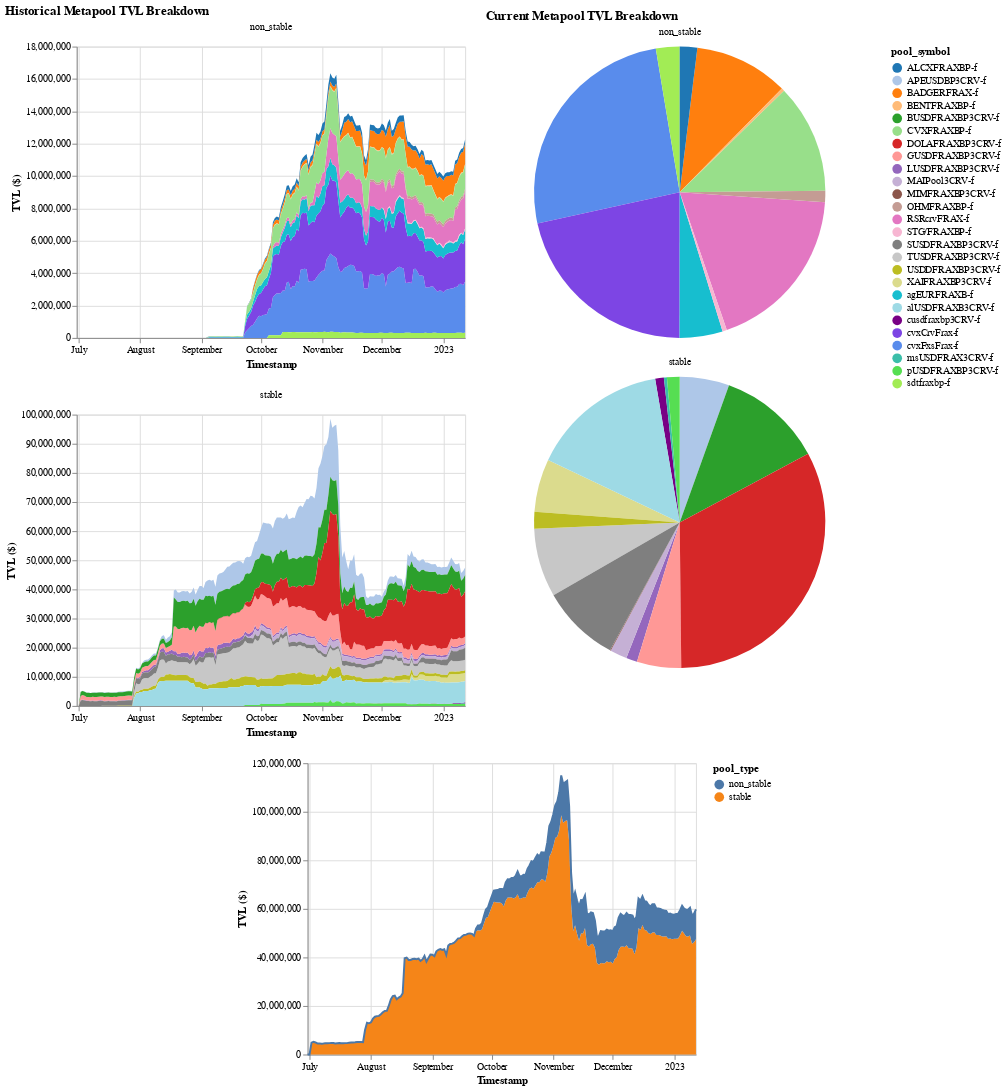

The code cell stored with this chart in its notebook:
### Code cell
mpool_addrs = df_pools.loc[df_pools.pool_fraxbp_metapool == True].pool_address.unique()
df_tvl = (
    # Get share of non crvFRAX in each of the metapools 
    df_reserves.loc[
        df_reserves.pool_address.isin(mpool_addrs) & (df_reserves.pool_coin_address != addresses.token.crvfrax)
    ]
    .merge(df_pools[['pool_address', 'pool_type', 'pool_symbol']], how='left', on='pool_address')
)

x = alt.X("date:T", axis=alt.Axis(title="Timestamp"))
color = alt.Color("pool_symbol:N", scale=alt.Scale(range=colors_28))
facet = alt.Facet('pool_type:N', columns=1, header=alt.Header(title=None, labels=False))

# Charts 
chart_tvl_type_breakdown = (
    alt.Chart(df_tvl)
    .transform_aggregate(groupby=['date', 'pool_type'], tvl_pool_type="sum(reserves_usd)")
    .transform_joinaggregate(groupby=['date'], tvl_total="sum(tvl_pool_type)")
    .encode(
        x=x, 
        tooltip=[
            "date:T", 
            "pool_type:N",
            alt.Tooltip("tvl_pool_type:Q", format="$,d"), 
            alt.Tooltip("tvl_total:Q", format="$,d")
        ]
    )
)
chart_tvl_type_breakdown_area = (
    chart_tvl_type_breakdown
    .mark_area()
    .encode(
        y=alt.Y("tvl_pool_type:Q", axis=alt.Axis(title="TVL ($)")), 
        color="pool_type:N",
    )
)
chart_tvl_type_breakdown_line = (
    chart_tvl_type_breakdown
    .mark_line()
    .encode(y="tvl_total:Q")
)

alt.vconcat(
    alt.hconcat(
        (
            alt.Chart(df_tvl)
            .mark_area()
            .encode(
                x=x,
                y=alt.Y("reserves_usd:Q", axis=alt.Axis(title="TVL ($)")), 
                facet=facet, 
                color=color, 
                tooltip=[
                    "date:T", 
                    "pool_symbol:N", 
                    alt.Tooltip("reserves_usd:Q", format="$,d")
                ]
            )
            .resolve_scale(y="independent").resolve_axis("independent")
            .properties(title="Historical Metapool TVL Breakdown")
        ), 
        (
            alt.Chart(
                df_tvl.loc[df_tvl.date == df_tvl.date.max()]
            )
            .mark_arc()
            .encode(
                theta="reserves_usd:Q", 
                color=color, 
                facet=facet, 
                tooltip=[
                    "pool_symbol:N", 
                    alt.Tooltip("reserves_usd:Q", format="$,d", title="TVL"),
                ] 
            )
            .resolve_scale(theta="independent")
            .properties(title="Current Metapool TVL Breakdown")
        )
    ),
    alt.layer(chart_tvl_type_breakdown_area, chart_tvl_type_breakdown_line), 
    center=True
).resolve_legend(color="independent").resolve_scale(color="independent")

### Figure 1 — Vega-Lite specification as saved in the notebook (floating-point values rounded to 4 significant figures; data arrays with more than 128 entries replaced by an {"elided": "..."} marker saying what was removed)
{"config": {"view": {"continuousWidth": 400, "continuousHeight": 300}}, "vconcat": [{"hconcat": [{"data": {"name": "data-10fa039a795610ed8aec19a02b6467ec"}, "mark": "area", "encoding": {"color": {"field": "pool_symbol", "scale": {"range": ["#1F77B4", "#AEC7E8", "#FF7F0E", "#FFBB78", "#2CA02C", "#98DF8A", "#D62728", "#FF9896", "#9467BD", "#C5B0D5", "#8C564B", "#C49C94", "#E377C2", "#F7B6D2", "#7F7F7F", "#C7C7C7", "#BCBD22", "#DBDB8D", "#17BECF", "#9EDAE5", "#780085", "#7D45E4", "#598CEC", "#3BBEA9", "#56DE52", "#A2EC55", "#DCDD5C", "#F9965B"]}, "type": "nominal"}, "facet": {"columns": 1, "field": "pool_type", "header": {"labels": false, "title": null}, "type": "nominal"}, "tooltip": [{"field": "date", "type": "temporal"}, {"field": "pool_symbol", "type": "nominal"}, {"field": "reserves_usd", "format": "$,d", "type": "quantitative"}], "x": {"axis": {"title": "Timestamp"}, "field": "date", "type": "temporal"}, "y": {"axis": {"title": "TVL ($)"}, "field": "reserves_usd", "type": "quantitative"}}, "resolve": {"axis": {"x": "independent"}, "scale": {"y": "independent"}}, "title": "Historical Metapool TVL Breakdown"}, {"data": {"name": "data-a19e6bcf87256745699567c2fe15cefb"}, "mark": "arc", "encoding": {"color": {"field": "pool_symbol", "scale": {"range": ["#1F77B4", "#AEC7E8", "#FF7F0E", "#FFBB78", "#2CA02C", "#98DF8A", "#D62728", "#FF9896", "#9467BD", "#C5B0D5", "#8C564B", "#C49C94", "#E377C2", "#F7B6D2", "#7F7F7F", "#C7C7C7", "#BCBD22", "#DBDB8D", "#17BECF", "#9EDAE5", "#780085", "#7D45E4", "#598CEC", "#3BBEA9", "#56DE52", "#A2EC55", "#DCDD5C", "#F9965B"]}, "type": "nominal"}, "facet": {"columns": 1, "field": "pool_type", "header": {"labels": false, "title": null}, "type": "nominal"}, "theta": {"field": "reserves_usd", "type": "quantitative"}, "tooltip": [{"field": "pool_symbol", "type": "nominal"}, {"field": "reserves_usd", "format": "$,d", "title": "TVL", "type": "quantitative"}]}, "resolve": {"scale": {"theta": "independent"}}, "title": "Current Metapool TVL Breakdown"}]}, {"layer": [{"mark": "area", "encoding": {"color": {"field": "pool_type", "type": "nominal"}, "tooltip": [{"field": "date", "type": "temporal"}, {"field": "pool_type", "type": "nominal"}, {"field": "tvl_pool_type", "format": "$,d", "type": "quantitative"}, {"field": "tvl_total", "format": "$,d", "type": "quantitative"}], "x": {"axis": {"title": "Timestamp"}, "field": "date", "type": "temporal"}, "y": {"axis": {"title": "TVL ($)"}, "field": "tvl_pool_type", "type": "quantitative"}}, "transform": [{"aggregate": [{"op": "sum", "field": "reserves_usd", "as": "tvl_pool_type"}], "groupby": ["date", "pool_type"]}, {"joinaggregate": [{"op": "sum", "field": "tvl_pool_type", "as": "tvl_total"}], "groupby": ["date"]}]}, {"mark": "line", "encoding": {"tooltip": [{"field": "date", "type": "temporal"}, {"field": "pool_type", "type": "nominal"}, {"field": "tvl_pool_type", "format": "$,d", "type": "quantitative"}, {"field": "tvl_total", "format": "$,d", "type": "quantitative"}], "x": {"axis": {"title": "Timestamp"}, "field": "date", "type": "temporal"}, "y": {"field": "tvl_total", "type": "quantitative"}}, "transform": [{"aggregate": [{"op": "sum", "field": "reserves_usd", "as": "tvl_pool_type"}], "groupby": ["date", "pool_type"]}, {"joinaggregate": [{"op": "sum", "field": "tvl_pool_type", "as": "tvl_total"}], "groupby": ["date"]}]}], "data": {"name": "data-10fa039a795610ed8aec19a02b6467ec"}}], "center": true, "resolve": {"legend": {"color": "independent"}, "scale": {"color": "independent"}}, "$schema": "https://vega.github.io/schema/vega-lite/v4.17.0.json", "datasets": {"data-10fa039a795610ed8aec19a02b6467ec": {"elided": "3473 records"}, "data-a19e6bcf87256745699567c2fe15cefb": [{"date": "2023-01-12T00:00:00", "pool_address": "0x04b727c7e246ca70d496ecf52e6b6280f3c8077d", "pool_coin_address": "0xff709449528b6fb6b88f557f7d93dece33bca78d", "reserves": 2617000.0, "reserves_usd": 2613000.0, "reserves_coin_price_usd": 0.9985, "pool_type": "stable", "pool_symbol": "APEUSDBP3CRV-f"}, {"date": "2023-01-12T00:00:00", "pool_address": "0x13b876c26ad6d21cb87ae459eaf6d7a1b788a113", "pool_coin_address": "0x3472a5a71965499acd81997a54bba8d852c6e53d", "reserves": 558900.0, "reserves_usd": 1280000.0, "reserves_coin_price_usd": 2.29, "pool_type": "non_stable", "pool_symbol": "BADGERFRAX-f"}, {"date": "2023-01-12T00:00:00", "pool_address": "0x21d158d95c2e150e144c36fc64e3653b8d6c6267", "pool_coin_address": "0xfeef77d3f69374f66429c91d732a244f074bdf74", "reserves": 628700.0, "reserves_usd": 3165000.0, "reserves_coin_price_usd": 5.034, "pool_type": "non_stable", "pool_symbol": "cvxFxsFrax-f"}, {"date": "2023-01-12T00:00:00", "pool_address": "0x31c325a01861c7dbd331a9270296a31296d797a0", "pool_coin_address": "0x62b9c7356a2dc64a1969e19c23e4f579f9810aa7", "reserves": 4292000.0, "reserves_usd": 2642000.0, "reserves_coin_price_usd": 0.6156, "pool_type": "non_stable", "pool_symbol": "cvxCrvFrax-f"}, {"date": "2023-01-12T00:00:00", "pool_address": "0x326290a1b0004eee78fa6ed4f1d8f4b2523ab669", "pool_coin_address": "0xd7c9f0e536dc865ae858b0c0453fe76d13c3beac", "reserves": 2792000.0, "reserves_usd": 2792000.0, "reserves_coin_price_usd": 1.0, "pool_type": "stable", "pool_symbol": "XAIFRAXBP3CRV-f"}, {"date": "2023-01-12T00:00:00", "pool_address": "0x33baeda08b8afacc4d3d07cf31d49fc1f1f3e893", "pool_coin_address": "0x0000000000085d4780b73119b644ae5ecd22b376", "reserves": 3625000.0, "reserves_usd": 3623000.0, "reserves_coin_price_usd": 0.9995, "pool_type": "stable", "pool_symbol": "TUSDFRAXBP3CRV-f"}, {"date": "2023-01-12T00:00:00", "pool_address": "0x3e3c6c7db23cddef80b694679aaf1bcd9517d0ae", "pool_coin_address": "0x73968b9a57c6e53d41345fd57a6e6ae27d6cdb2f", "reserves": 943700.0, "reserves_usd": 322200.0, "reserves_coin_price_usd": 0.3414, "pool_type": "non_stable", "pool_symbol": "sdtfraxbp-f"}, {"date": "2023-01-12T00:00:00", "pool_address": "0x4149d1038575ce235e03e03b39487a80fd709d31", "pool_coin_address": "0xdbdb4d16eda451d0503b854cf79d55697f90c8df", "reserves": 15720.0, "reserves_usd": 237900.0, "reserves_coin_price_usd": 15.13, "pool_type": "non_stable", "pool_symbol": "ALCXFRAXBP-f"}, {"date": "2023-01-12T00:00:00", "pool_address": "0x4606326b4db89373f5377c316d3b0f6e55bc6a20", "pool_coin_address": "0x0c10bf8fcb7bf5412187a595ab97a3609160b5c6", "reserves": 913100.0, "reserves_usd": 887800.0, "reserves_coin_price_usd": 0.9724, "pool_type": "stable", "pool_symbol": "USDDFRAXBP3CRV-f"}, {"date": "2023-01-12T00:00:00", "pool_address": "0x497ce58f34605b9944e6b15ecafe6b001206fd25", "pool_coin_address": "0x5f98805a4e8be255a32880fdec7f6728c6568ba0", "reserves": 572200.0, "reserves_usd": 585100.0, "reserves_coin_price_usd": 1.023, "pool_type": "stable", "pool_symbol": "LUSDFRAXBP3CRV-f"}, {"date": "2023-01-12T00:00:00", "pool_address": "0x4e43151b78b5fbb16298c1161fcbf7531d5f8d93", "pool_coin_address": "0x056fd409e1d7a124bd7017459dfea2f387b6d5cd", "reserves": 2336000.0, "reserves_usd": 2334000.0, "reserves_coin_price_usd": 0.9995, "pool_type": "stable", "pool_symbol": "GUSDFRAXBP3CRV-f"}, {"date": "2023-01-12T00:00:00", "pool_address": "0x58257e4291f95165184b4bea7793a1d6f8e7b627", "pool_coin_address": "0x1a7e4e63778b4f12a199c062f3efdd288afcbce8", "reserves": 525800.0, "reserves_usd": 585200.0, "reserves_coin_price_usd": 1.113, "pool_type": "non_stable", "pool_symbol": "agEURFRAXB-f"}, {"date": "2023-01-12T00:00:00", "pool_address": "0x66e335622ad7a6c9c72c98dbfcce684996a20ef9", "pool_coin_address": "0x8d6cebd76f18e1558d4db88138e2defb3909fad6", "reserves": 905800.0, "reserves_usd": 897200.0, "reserves_coin_price_usd": 0.9905, "pool_type": "stable", "pool_symbol": "MAIPool3CRV-f"}, {"date": "2023-01-12T00:00:00", "pool_address": "0x6a6283ab6e31c2aec3fa08697a8f806b740660b2", "pool_coin_address": "0x320623b8e4ff03373931769a31fc52a4e78b5d70", "reserves": 653600000.0, "reserves_usd": 2290000.0, "reserves_coin_price_usd": 0.003503, "pool_type": "non_stable", "pool_symbol": "RSRcrvFRAX-f"}, {"date": "2023-01-12T00:00:00", "pool_address": "0x825722af244432319c1e32b6b18aded2d4a014df", "pool_coin_address": "0x01597e397605bf280674bf292623460b4204c375", "reserves": 352500.0, "reserves_usd": 40340.0, "reserves_coin_price_usd": 0.1145, "pool_type": "non_stable", "pool_symbol": "BENTFRAXBP-f"}, {"date": "2023-01-12T00:00:00", "pool_address": "0x867fe27fc2462cff8890b54dfd64e6d42a9d1ac8", "pool_coin_address": "0xaf5191b0de278c7286d6c7cc6ab6bb8a73ba2cd6", "reserves": 107400.0, "reserves_usd": 58650.0, "reserves_coin_price_usd": 0.5459, "pool_type": "non_stable", "pool_symbol": "STG/FRAXBP-f"}, {"date": "2023-01-12T00:00:00", "pool_address": "0x8fdb0bb9365a46b145db80d0b1c5c5e979c84190", "pool_coin_address": "0x4fabb145d64652a948d72533023f6e7a623c7c53", "reserves": 5559000.0, "reserves_usd": 5552000.0, "reserves_coin_price_usd": 0.9986, "pool_type": "stable", "pool_symbol": "BUSDFRAXBP3CRV-f"}, {"date": "2023-01-12T00:00:00", "pool_address": "0xa500cd4e520682e1b1113e1055d55bacead61122", "pool_coin_address": "0xc22956c3cfec3ee9a9925abee044f05bc47f6632", "reserves": 459700.0, "reserves_usd": 458200.0, "reserves_coin_price_usd": 0.9967, "pool_type": "stable", "pool_symbol": "cusdfraxbp3CRV-f"}, {"date": "2023-01-12T00:00:00", "pool_address": "0xb30da2376f63de30b42dc055c93fa474f31330a5", "pool_coin_address": "0xbc6da0fe9ad5f3b0d58160288917aa56653660e9", "reserves": 7444000.0, "reserves_usd": 7250000.0, "reserves_coin_price_usd": 0.9739, "pool_type": "stable", "pool_symbol": "alUSDFRAXB3CRV-f"}, {"date": "2023-01-12T00:00:00", "pool_address": "0xb3bc1833ac51aacea92acd551fbe1ab7edc59edf", "pool_coin_address": "0x99d8a9c45b2eca8864373a26d1459e3dff1e17f3", "reserves": 36630.0, "reserves_usd": 36590.0, "reserves_coin_price_usd": 0.9988, "pool_type": "stable", "pool_symbol": "MIMFRAXBP3CRV-f"}, {"date": "2023-01-12T00:00:00", "pool_address": "0xbec570d92afb7ffc553bdd9d4b4638121000b10d", "pool_coin_address": "0x4e3fbd56cd56c3e72c1403e103b45db9da5b9d2b", "reserves": 430600.0, "reserves_usd": 1488000.0, "reserves_coin_price_usd": 3.457, "pool_type": "non_stable", "pool_symbol": "CVXFRAXBP-f"}, {"date": "2023-01-12T00:00:00", "pool_address": "0xc3b19502f8c02be75f3f77fd673503520deb51dd", "pool_coin_address": "0xab5eb14c09d416f0ac63661e57edb7aecdb9befa", "reserves": 160800.0, "reserves_usd": 160700.0, "reserves_coin_price_usd": 0.9997, "pool_type": "stable", "pool_symbol": "msUSDFRAX3CRV-f"}, {"date": "2023-01-12T00:00:00", "pool_address": "0xc47ebd6c0f68fd5963005d28d0ba533750e5c11b", "pool_coin_address": "0x466a756e9a7401b5e2444a3fcb3c2c12fbea0a54", "reserves": 695300.0, "reserves_usd": 664600.0, "reserves_coin_price_usd": 0.9557, "pool_type": "stable", "pool_symbol": "pUSDFRAXBP3CRV-f"}, {"date": "2023-01-12T00:00:00", "pool_address": "0xe3c190c57b5959ae62efe3b6797058b76ba2f5ef", "pool_coin_address": "0x57ab1ec28d129707052df4df418d58a2d46d5f51", "reserves": 4154000.0, "reserves_usd": 4155000.0, "reserves_coin_price_usd": 1.0, "pool_type": "stable", "pool_symbol": "SUSDFRAXBP3CRV-f"}, {"date": "2023-01-12T00:00:00", "pool_address": "0xe57180685e3348589e9521aa53af0bcd497e884d", "pool_coin_address": "0x865377367054516e17014ccded1e7d814edc9ce4", "reserves": 15560000.0, "reserves_usd": 15520000.0, "reserves_coin_price_usd": 0.997, "pool_type": "stable", "pool_symbol": "DOLAFRAXBP3CRV-f"}, {"date": "2023-01-12T00:00:00", "pool_address": "0xfc1e8bf3e81383ef07be24c3fd146745719de48d", "pool_coin_address": "0x64aa3364f17a4d01c6f1751fd97c2bd3d7e7f1d5", "reserves": 15890.0, "reserves_usd": 151800.0, "reserves_coin_price_usd": 9.551, "pool_type": "non_stable", "pool_symbol": "OHMFRAXBP-f"}]}}
